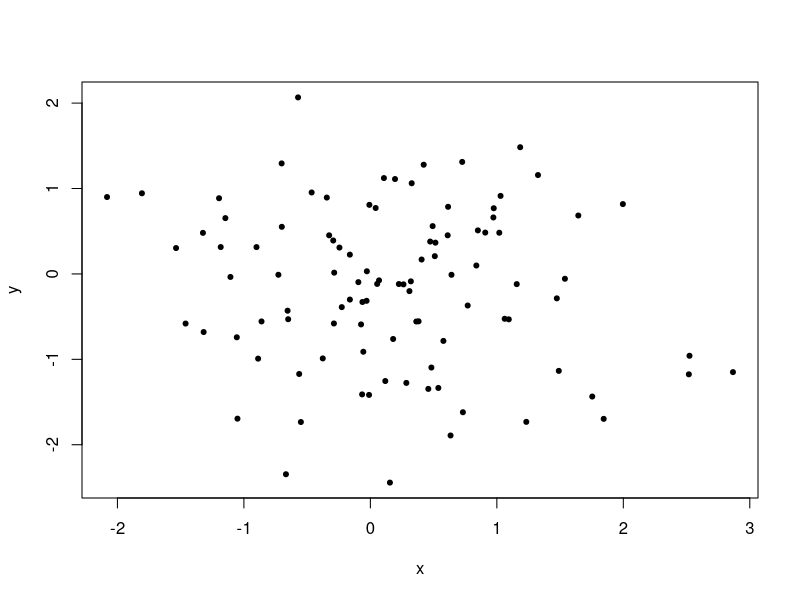

Recreate this plot in R.
## ---- chunk 1
x <- rnorm(100)
y <- rnorm(100)
plot(y ~ x, pch=20)
